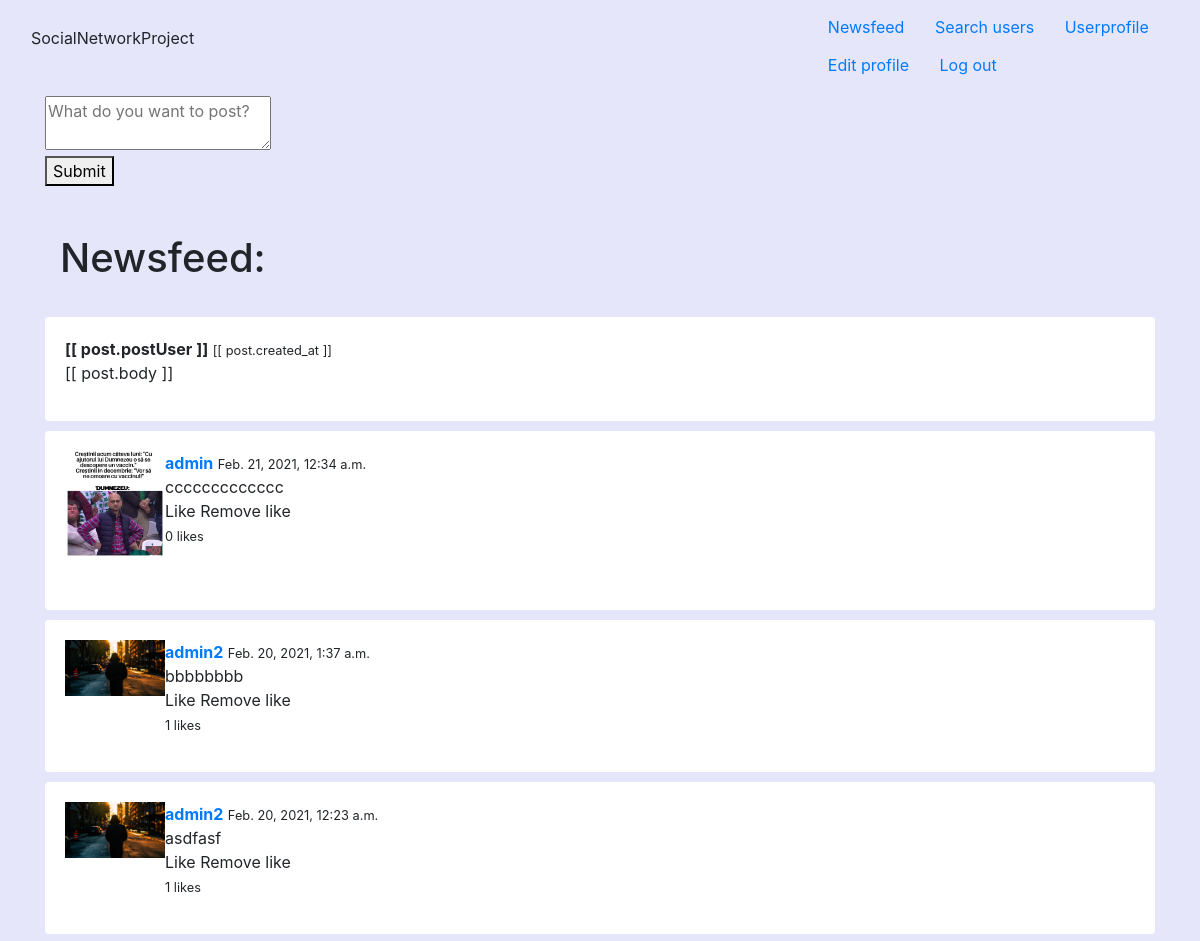
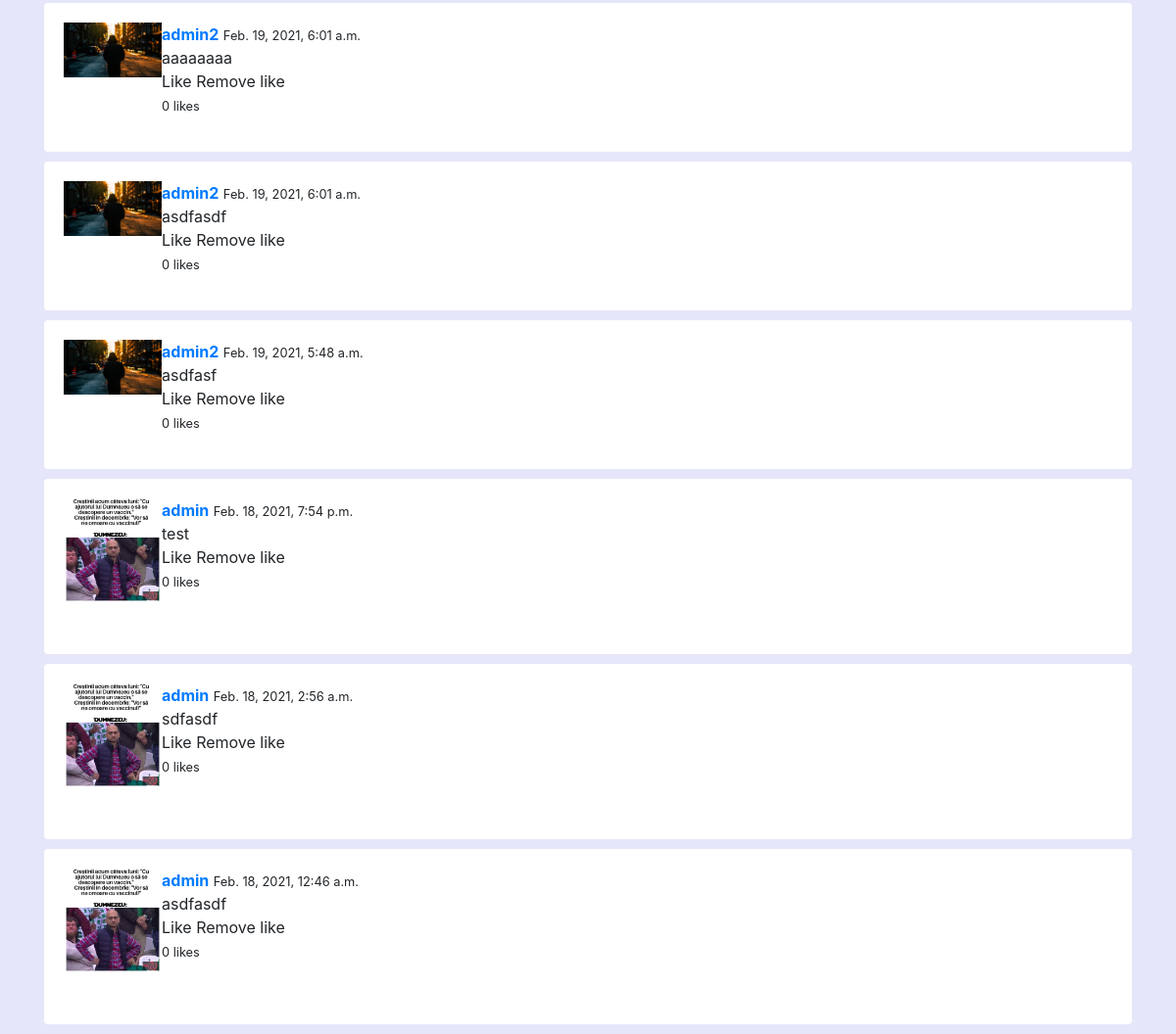
/newsfeedpage/ (signed in), run on an earlier commit of the app's database (2 pictures, top to bottom).
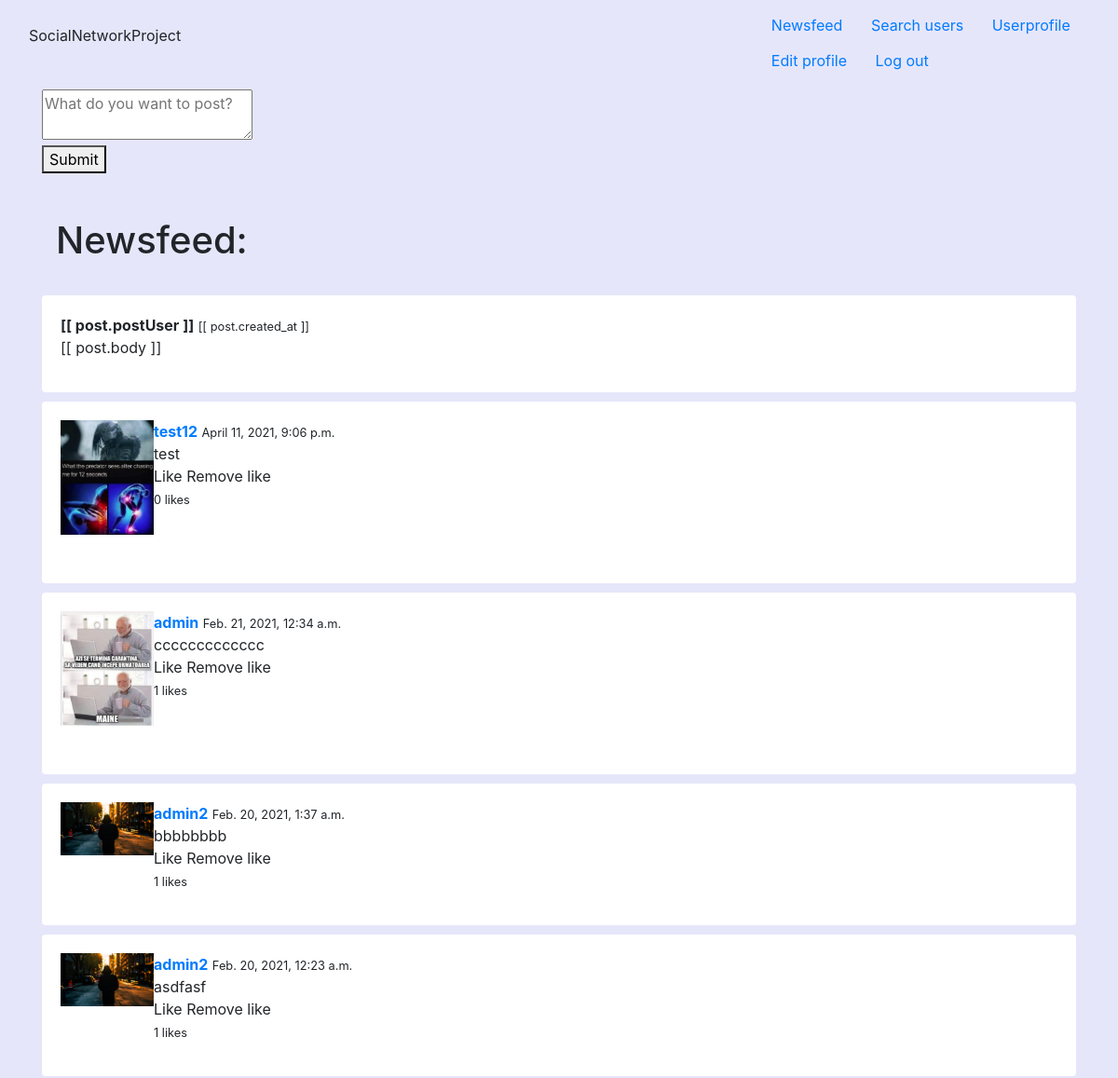
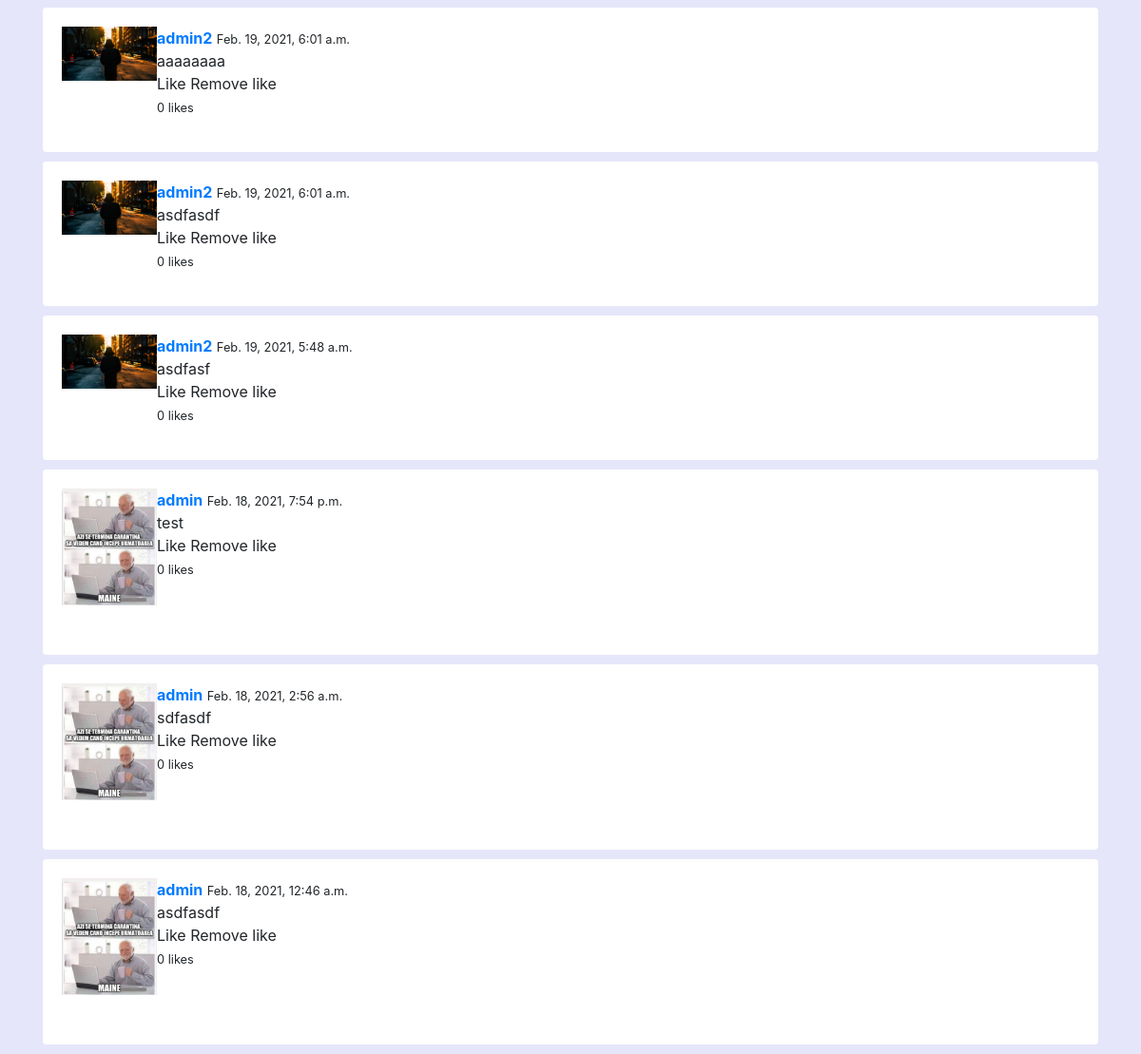
And on a later commit of the database (2 pictures, top to bottom).
### newsfeed/models.py (models this page shows)
class Feed(models.Model):
    objects = None
    body = models.CharField(max_length=500)
    created_by = models.ForeignKey(User, related_name='posts', on_delete=models.CASCADE)
    created_at = models.DateTimeField(auto_now_add=True)
    class Meta:
        ordering = ('-created_at',)

### Userprofile/models.py (models this page shows)
class UserProfile(models.Model):
    objects = None
    user = models.OneToOneField(User, on_delete=models.CASCADE)
    follows = models.ManyToManyField('self', related_name="followed_by", symmetrical=False)
    avatar = models.ImageField(upload_to='uploads/', blank=True, null=True)

### newsfeed/views.py (the view)
# urls.py: path('newsfeedpage/', newsfeed1, name='newsfeedpage'),
@login_required
def newsfeed1(request):
    user_ids = [request.user.id]
    for postuser in request.user.userprofile.follows.all():
        user_ids.append(postuser.user.id)
    posts = Feed.objects.filter(created_by_id__in = user_ids)
    for post in posts:
        likes = post.likes.filter(created_by_id=request.user.id)
        if likes.count() > 0:
            post.liked = True
        else:
            post.liked = False
    return render(request, 'newsfeed/newsfeed12.html', {'posts': posts})

### Templates/newsfeed/newsfeed12.html (shortened to what this page needs)
{% extends 'base.html' %}
{% block content %}
<br>
<br>
<br>
<br>
    <div class="container" id="newsfeedapp">
        <div class="columns">
            <div class="column">
                <div class="wrapper-form">
                    <form v-on:submit.prevent="submitPost()">
                        <div class="field">
                            <div class="control">
                                <textarea class="textarea" v-model="body" placeholder="What do you want to post?"></textarea>
                            </div>
                        </div>
                        <div class="field">
                            <div class="control">
                                <button>Submit</button>
                            </div>
                        </div>
                    </form>
                </div>
                <br/>
                <br/>
                <div class = "container">
                    <div class = "columns">
                        <div class= "column">
                            <h1 class="title">Newsfeed:</h1>
                        </div>
                    </div>
                </div>
                <div class="wrapper-posts">
                    <div class="post" v-for="post in posts">
                        <article class="media">
                            <div class="media-content">
                                <div class="content">
                                    <p>
                                        <strong>[[ post.postUser ]]</strong>
                                        <small>[[ post.created_at ]]</small>
                                        <br>
                                        [[ post.body ]]
                                    </p>
                                </div>
                            </div>
                        </article>
                    </div>
                    {% for post in posts %}
                        <div class="post">
                            <article class="media">
                                <figure>
                                    <p class="image">
                                        {% if post.created_by.userprofile.avatar %}
                                            <img class="fluid" width="100px" src="{{ post.created_by.userprofile.avatar.url }}">
                                        {% endif %}
                                    </p>
                                </figure>
                                <div class="media-content">
                                    <div class="content">
                                        <p>
                                            <strong><a href="{% url 'userprofile' post.created_by.username %}">{{ post.created_by.username }}</a></strong>
                                            <small>{{ post.created_at }}</small>
                                            <br>
                                            {{ post.body }}
                                            <br>
                                            <a @click="likePost({{ post.id }})" v-if="!liked_posts.includes({{ post.id }})">Like</a>
                                            <a @click="removeLikePost({{ post.id }})" v-if="liked_posts.includes({{ post.id }})">Remove like</a>
                                            <br/>
                                            <small id="likes-{{ post.id }}">{{ post.likes.count }} likes</small>
                                        </p>
                                    </div>
                                </div>
                            </article>
                        </div>
                    {% endfor %}
                </div>
            </div>
        </div>
    </div>
{% endblock %}

What changed in the data, as far as the page shows it:
added Feed: created_by.userprofile.avatar (picture), created_by.username "test12", created_at "April 11, 2021, 9:06 p.m.", body "test", likes.count "0"
changed through a linked row, Feed "ccccccccccccc": created_by.userprofile.avatar: a different picture; likes.count "0" → "1"
changed through a linked row, Feed "Feb. 18, 2021, 7:54 p.m.": created_by.userprofile.avatar: a different picture
changed through a linked row, Feed "sdfasdf": created_by.userprofile.avatar: a different picture
changed through a linked row, Feed "Feb. 18, 2021, 12:46 a.m.": created_by.userprofile.avatar: a different picture
